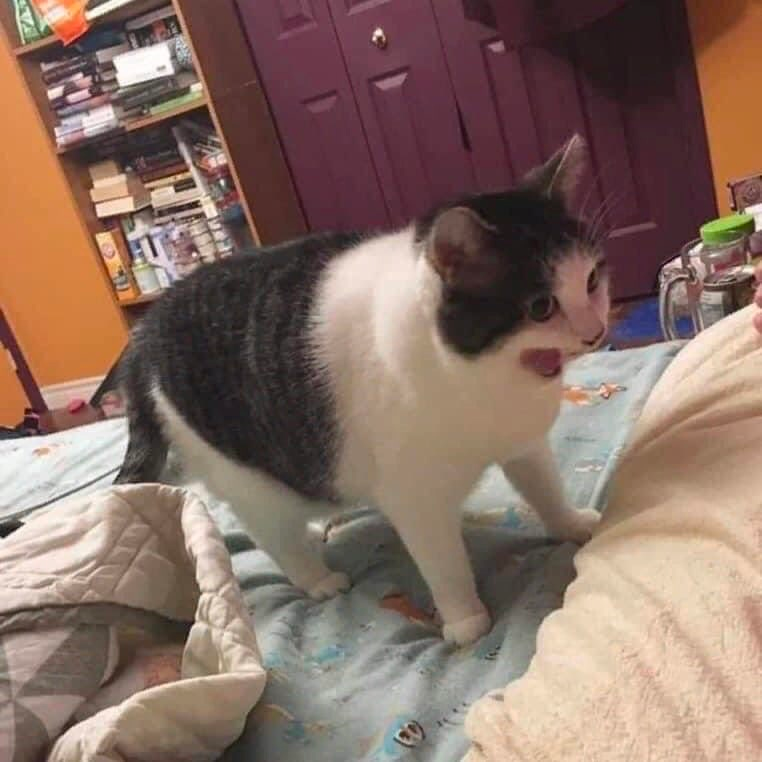
#> input picture samples/img.png, 762 x 762 px
$ python reflect_bottom.py ../samples/img.png
#> lines starting #> are read from the running program, lines starting #| are printed output that depends on the picture
import cv2
import sys

input_path = sys.argv[1]

img = cv2.imread(input_path)
#> img is the input picture: shape (762, 762, 3); mean B, G, R 100.3, 111.5, 136.4
result = cv2.flip(img, 0)
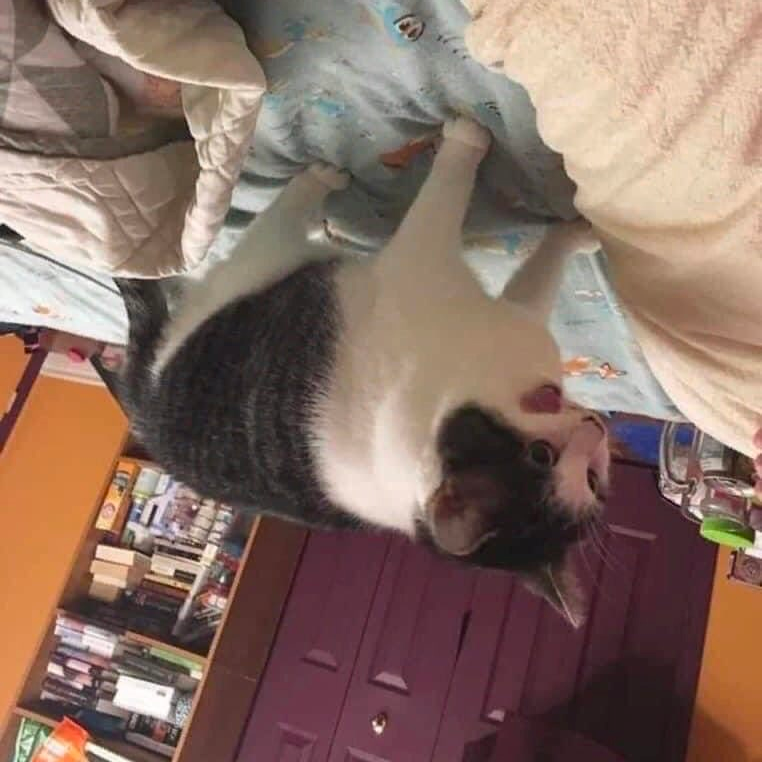
#> result: shape (762, 762, 3); mean B, G, R 100.3, 111.5, 136.4

cv2.imshow("Reflect bottom", result)
cv2.waitKey()
